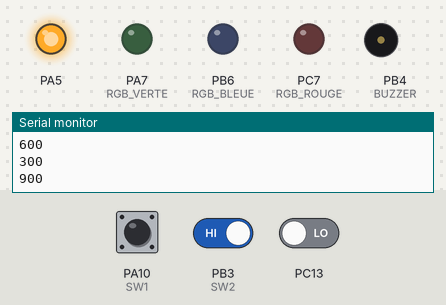
A program run on a simulated STM32 Black Pill. Shown: output pins drawn as LEDs (lit = HIGH), buzzer (waves = sounding), the last lines printed to the serial monitor. The inputs (shaded band) are chosen by the test bench; at power-on: PA10 (SW1) HIGH, PB3 (SW2) HIGH, PC13 LOW.

Above: at 4.4 s.
4.5 s: PA10 (SW1) pulled LOW for 1.55 s
At 4.95 s:
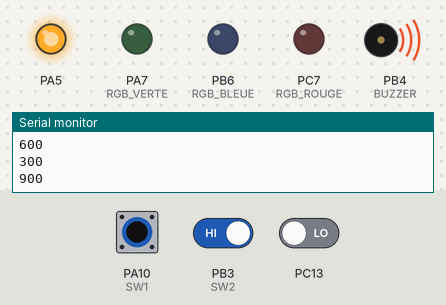
At 5.8 s:
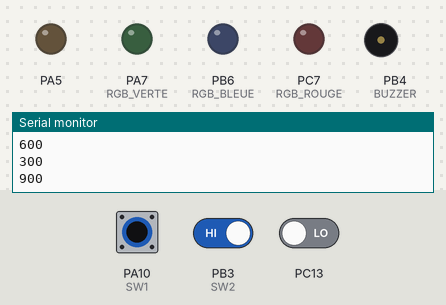
8.0 s: PA10 (SW1) driven LOW and PB3 (SW2) driven LOW
At 8.75 s:
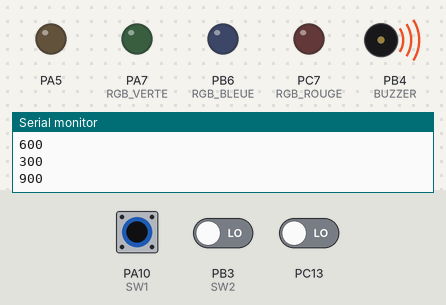
Timing chart, 0 to 17.5 s (numbered marks = the images above; inputs shaded):
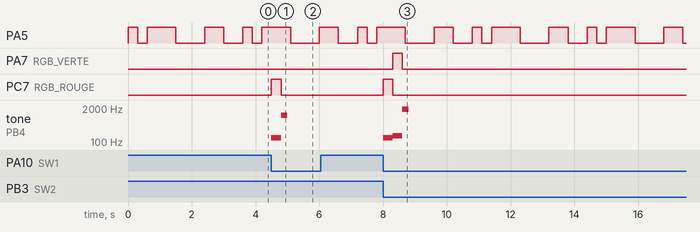

Measured:
- after the input at 4.5 s, PC7 (RGB_ROUGE): LOW → HIGH at once, → LOW 0.30 s later; tone on PB4 (BUZZER): silent → 147 Hz at once, → 1047 Hz 0.30 s later, → silent 0.20 s later
- after the input at 8.0 s, PA7 (RGB_VERTE): LOW → HIGH after 0.30 s, → LOW 0.30 s later; PC7 (RGB_ROUGE): LOW → HIGH at once, → LOW 0.30 s later; tone on PB4 (BUZZER): silent → 147 Hz at once, → 176 Hz 0.30 s later, → 1760 Hz 0.30 s later, → silent 0.20 s later
- by itself, PA5: repeats every 3.6 s: HIGH 0.60 s, LOW 0.60 s, HIGH 0.30 s, LOW 0.30 s, HIGH 0.90 s, LOW 0.90 s

The program:

main.cpp
```cpp
// cf. https://github.com/platformio/platform-ststm32/tree/master/examples

// cf. build_flags dans platformio.ini
//#define EXEMPLE_ARDUINO
//#define EXEMPLE_MBED

#if defined(EXEMPLE_ARDUINO)

#include <Arduino.h>

#define TEMPO 300

// LED verte LD2 : ARDUINO D13 -> STM32 I/O PA5 (pin 21)
// Bouton B1 : ST32 I/O PC13 (pin 2) of the STM32 microcontroller.

// Shield
static const uint8_t SW1        = PA10;
static const uint8_t SW2        = PB3;
static const uint8_t BUZZER     = PB4;
static const uint8_t RGB_ROUGE  = PC7;
static const uint8_t RGB_BLEUE  = PB6;
static const uint8_t RGB_VERTE  = PA7;
static const uint8_t LED_ROUGE  = PA6;
static const uint8_t LED_BLEUE  = PA5;

uint32_t tempo = TEMPO;
uint32_t choix = 1;

void commanderLedRGBRouge(bool etat)
{
    digitalWrite(RGB_ROUGE, etat ? HIGH : LOW);
}

void commanderLedRGBVerte(bool etat)
{
    digitalWrite(RGB_VERTE, etat ? HIGH : LOW);
}

void commanderLedRGBBleue(bool etat)
{
    digitalWrite(RGB_BLEUE, etat ? HIGH : LOW);
}

void commanderBuzzer(int tonalite)
{
    tone(BUZZER, tonalite, 200);
}

void detecteEntree1()
{
  commanderLedRGBRouge(true);
  commanderBuzzer(147);
  delay(300);
  commanderBuzzer(1047);
  commanderLedRGBRouge(false);
}

void detecteEntree2()
{
  commanderBuzzer(176);
  commanderLedRGBVerte(true);
  delay(300);
  commanderLedRGBVerte(false);
  commanderBuzzer(1760);
}

void setup()
{
  Serial.begin(115200);
  pinMode(PA5, OUTPUT);
  pinMode(PC13, INPUT);
  pinMode(SW1, INPUT);
  pinMode(SW2, INPUT);
  attachInterrupt(digitalPinToInterrupt(SW1), detecteEntree1, FALLING);
  attachInterrupt(digitalPinToInterrupt(SW2), detecteEntree2, FALLING);
  pinMode(BUZZER, OUTPUT);
  pinMode(RGB_ROUGE, OUTPUT);
  pinMode(RGB_VERTE, OUTPUT);
  pinMode(RGB_BLEUE, OUTPUT);
  Serial.println("NUCLEO Ok");
}

void loop()
{
  digitalWrite(PA5, HIGH);
  delay(tempo);
  digitalWrite(PA5, LOW);
  delay(tempo);
  int etatEntree = digitalRead(PC13);
  if(etatEntree == 0)
  {
    choix = (++choix % 3) + 1;
    tempo = choix * TEMPO;
    Serial.println(tempo);
  }
}

#elif defined(EXEMPLE_MBED)
#include "mbed.h"

using namespace std::chrono;

//DigitalIn mybutton(USER_BUTTON);
InterruptIn mybutton(USER_BUTTON);
DigitalOut myled(LED1);

Timer timer;
Timeout timeout;
Ticker ticker;

std::chrono::microseconds t(3000000);

typedef std::chrono::duration<int,std::milli> millisecondes;
//std::chrono::duration<uint32_t, std::milli> tempo(200);
millisecondes tempo(200);

void periode()
{
  tempo = std::chrono::milliseconds(500);
}

void change()
{
  tempo = std::chrono::milliseconds(1000); // 1 sec
}

void pressed()
{
  if(tempo == std::chrono::milliseconds(200))
  {
    tempo = std::chrono::milliseconds(1000); // 1 sec
  }
  else
  {
    tempo = std::chrono::milliseconds(200); // 200 ms
  }
}

int main()
{
    mybutton.fall(&pressed);
    timeout.attach(&change, 3s); // au bout de 3s, passe en clignotement lent
    ticker.attach(&periode, 5s); // cf. detach()

    timer.start();
    ThisThread::sleep_for(100ms);
    timer.stop();
    printf("timer = %llu secondes\n", duration_cast<seconds>(timer.elapsed_time()).count());
    printf("timer = %llu millisecondes\n", duration_cast<milliseconds>(timer.elapsed_time()).count());
    //printf("timer = %d millisecondes\n\r", timer.read_ms()); // obsolete
    printf("timer = %llu microsecondes\n", duration_cast<microseconds>(timer.elapsed_time()).count());
    //printf("timer = %d microsecondes\n\r", timer.read_us()); // obsolete

    timer.start();
    ThisThread::sleep_for(50ms);
    timer.stop();
    printf("timer = %llu millisecondes\n", duration_cast<milliseconds>(timer.elapsed_time()).count());

    timer.reset();
    timer.start();
    ThisThread::sleep_for(100ms);
    timer.stop();
    printf("timer = %llu millisecondes\n", duration_cast<milliseconds>(timer.elapsed_time()).count());

    while (1)
    {
      myled = !myled;
      ThisThread::sleep_for(tempo);
    }

    // Autres
    while(1)
    {
      /*
      if(mybutton == 0)
      {
        myled = !myled;
        printf("Appui bouton - Led %d\n", myled.read());
        ThisThread::sleep_for(200ms); // 200 ms
      }
      */

      /*
      myled = 1;
      ThisThread::sleep_for(1s);
      myled = 0;
      ThisThread::sleep_for(1s);
      */
    }
}

#endif
```
